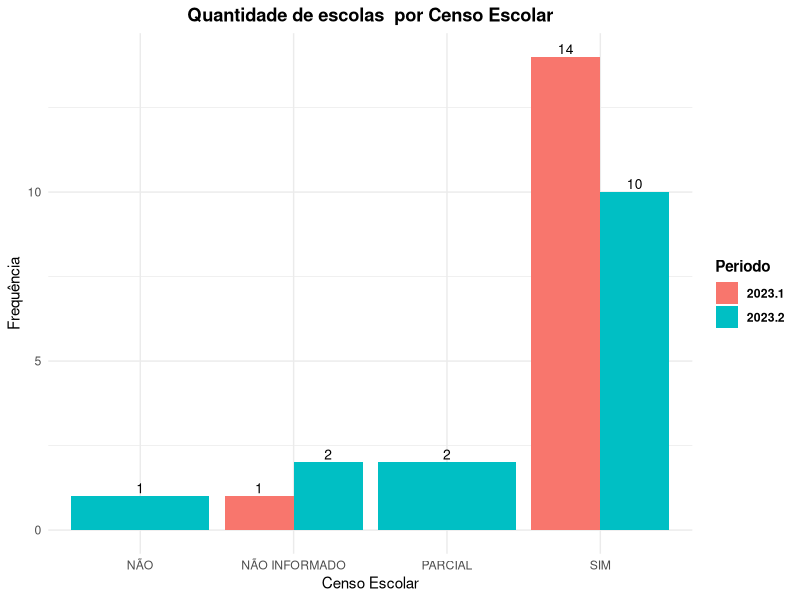

Write the R code that produced this figure.
# Carregar biblioteca
library(ggplot2)

# Criar os dados
dados <- data.frame(
  Periodo = rep(c("2023.1", "2023.2"), times = c(2, 4)),
  Categoria = c("SIM", "NÃO INFORMADO", "SIM", "PARCIAL", "NÃO", "NÃO INFORMADO"),
  Frequencia = c(14, 1, 10, 2, 1, 2)
)

# Gráfico de barras agrupadas com rótulos
ggplot(dados, aes(x = Categoria, y = Frequencia, fill = Periodo)) +
  geom_bar(stat = "identity", position = position_dodge()) +
  geom_text(
    aes(label = Frequencia),
    position = position_dodge(width = 0.9),
    vjust = -0.3,
    size = 3.5
  ) +
  labs(
    title = "Quantidade de escolas  por Censo Escolar",
    x = "Censo Escolar",
    y = "Frequência"
  ) +
  theme_minimal() +
  theme(
    plot.title = element_text(hjust = 0.5, face = "bold"),
    legend.title = element_text(face = "bold"),
    legend.text = element_text(face = "bold")
  )
